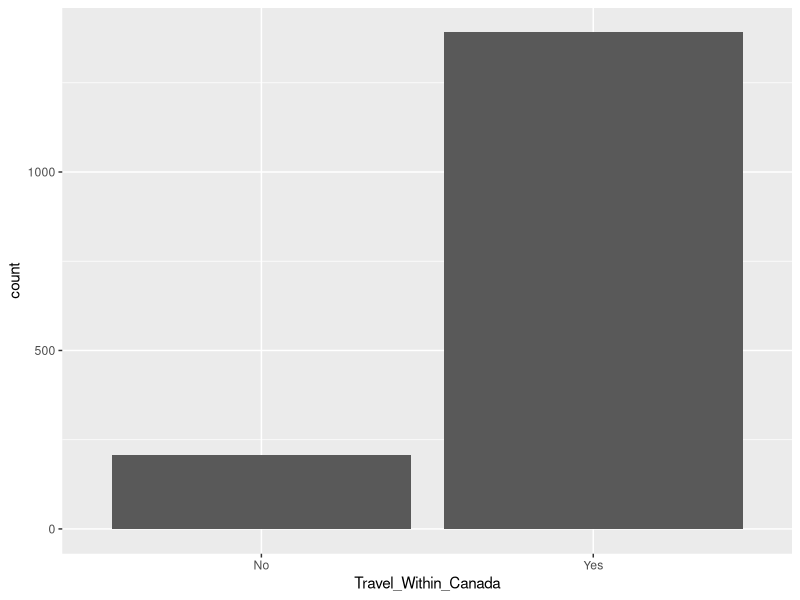
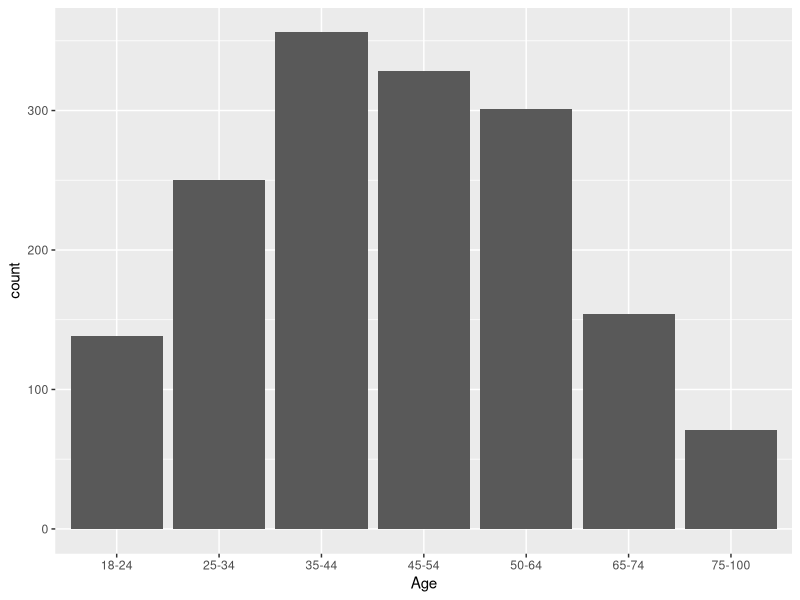
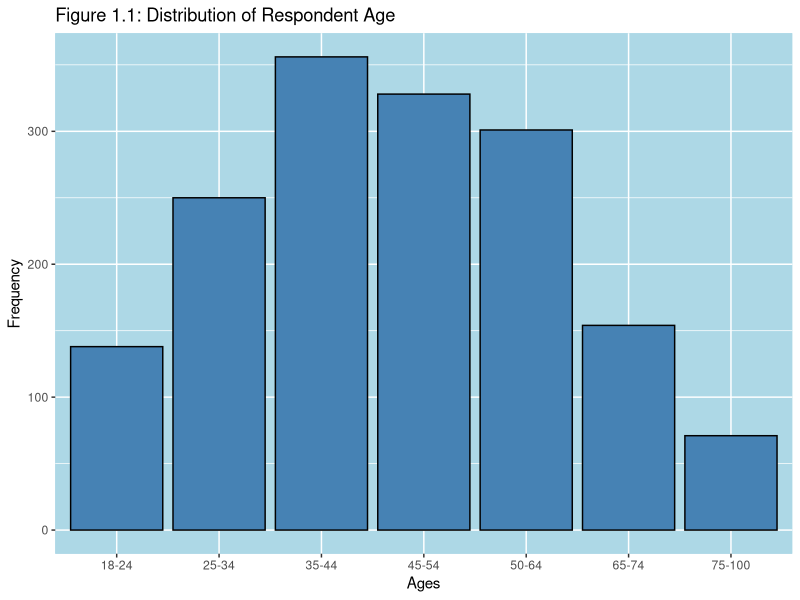
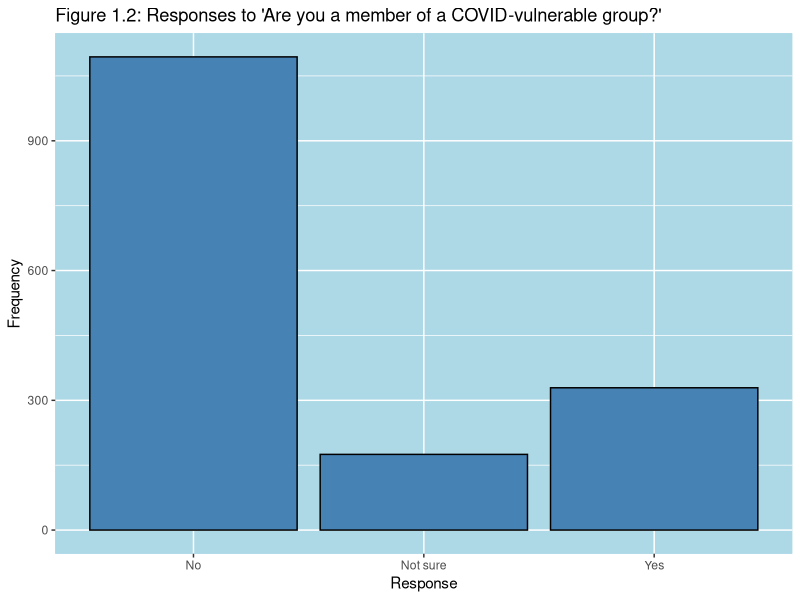
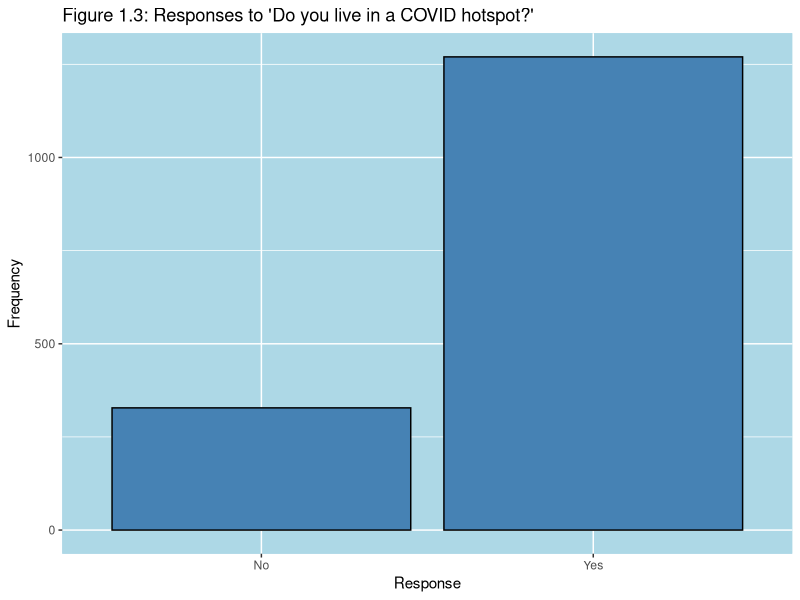
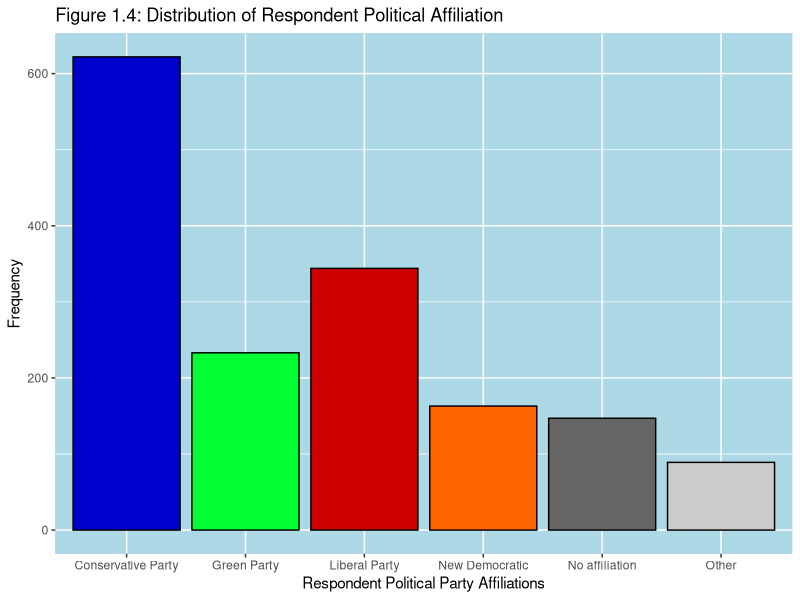
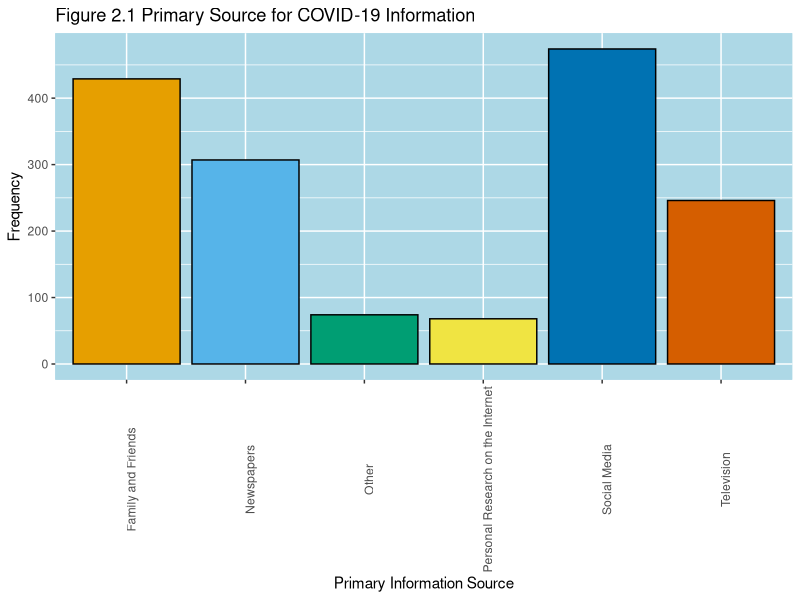
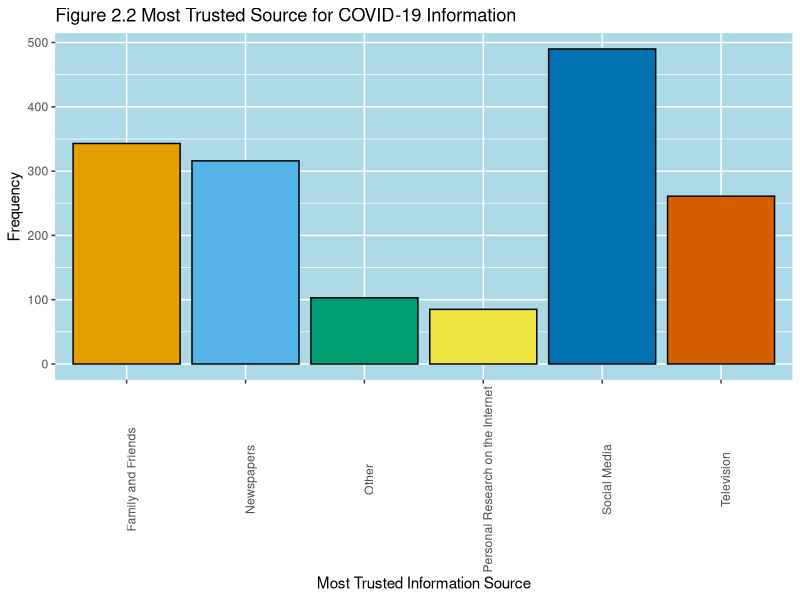

Generate these figures, in order, with R: (Note: this script raises an error after producing the figures.)
## ---- chunk 1
knitr::opts_chunk$set(echo = TRUE)
library(tidyverse)
## ---- chunk 2
#Simulating data
#We can always change the prob to fit our report
set.seed(666)

# Number of respondents to our survey
sample_size = 1598

#What is your age?
my_data <- tibble(
  Age  = sample(x = c("18-24", "25-34", "35-44", "45-54", "50-64", "65-74", "75-100"), size = sample_size, replace = TRUE, prob = c(0.1, 0.159, 0.25, 0.22, .2, 0.1, 0.05)),
  
#Are you a member of a vulnerable population?
  Vulnerable_Population = sample(x = c("Yes", "No", "Not sure"), size = sample_size, replace = TRUE, prob = c(0.2, 0.7, 0.1)),
  
  #Do you live in one of the following administrative/metropolitan regions
  Living = sample(x = c("Yes", "No"),  size = sample_size, replace = TRUE, prob = c(0.8, 0.2)),
  
  Political_Party = sample(x = c("Conservative Party",
                                 "Liberal Party",
                                 "New Democratic",
                                 "Green Party",
                                 "No affiliation", "Other"),
                           size = sample_size, replace = TRUE, 
                           prob = c(0.4, 0.20, 0.105, 0.15, 0.1, 0.05)),

  Primary_Source = sample(x = c("Social Media", "Television", "Newspapers", "Personal Research on the Internet", "Family and Friends", "Other"), size = sample_size, replace = TRUE, prob = c(0.3, 0.15, 0.2, 0.05, 0.25, 0.05)),

  Trustworthy_Source = sample(x = c("Social Media", "Television", "Newspapers", "Personal Research on the Internet", "Family and Friends", "Other"), size = sample_size, replace = TRUE, prob = c(0.3, 0.15, 0.2, 0.05, 0.25, 0.05)),
  
  Knowledgeable = sample(c(1:5), size = sample_size, replace = TRUE, prob = c(0.25, 0.15, 0.1, 0.2, 0.3)),
  
  Trust_Conservative_Party = sample(x = c("Yes", "No", "Maybe"), size = sample_size, replace = TRUE, prob = c(0.6, 0.3, 0.1)),
  
  Trust_Doug_Ford = sample(x = c("Yes", "No", "Maybe"), size = sample_size, replace = TRUE, prob = c(0.5, 0.4, 0.1)),
  
  Mask_Frequency = sample(x = c("Always", "Most of the time", "Sometimes", "Rarely", "Never"), size = sample_size, replace = TRUE, prob = c(0.25, 0.3, 0.2, 0.15, 0.1)),
  
  Social_Bubble = sample(x = c("Yes", "No"), size = sample_size, replace = TRUE, prob = c(0.7066, 0.2934)),
  
  Follow_Regulation = sample(x = c("Yes, I follow all store requirements",
                                   "Mostly",
                                   "Only ones I think will be enforced",
                                   "None"),
                             size = sample_size, replace = TRUE, 
                           prob = c(0.25, 0.25, 0.25, 0.25)),
  
  Visit_non_essentials = rpois(sample_size, 3),
  
  Travel_Within_Canada = sample(x = c("Yes", "No"), size = sample_size, replace = TRUE, prob = c(0.8674, 0.1326)), 
  
  Travel_Out_Of_Canada = sample(x = c("Yes", "No"), size = sample_size, replace = TRUE, prob = c(0.98743, 0.01257))
)
## ---- chunk 3


my_data %>% 
  ggplot(aes(x = Travel_Within_Canada)) +
  geom_bar()

my_data %>% 
  ggplot(aes(x=Age))+
  geom_bar()

## ---- chunk 4

#Graphs

#Distribution of Respondent Age Graph
my_data %>% 
  ggplot(aes(x = Age)) +
  geom_bar(colour ="black", fill="steelblue") +
  labs(x = "Ages",
       y = "Frequency",
       title = "Figure 1.1: Distribution of Respondent Age") +
  theme(panel.background = element_rect(fill = "lightblue",
                                colour = "lightblue",
                                size = 0.5, linetype = "solid"))

## ---- chunk 5

#Distribution of Vulnerable Populations
my_data %>% 
  ggplot(aes(x = Vulnerable_Population)) +
  geom_bar(colour ="black", fill="steelblue") +
  labs(x = "Response",
       y = "Frequency",
       title = "Figure 1.2: Responses to 'Are you a member of a COVID-vulnerable group?'") +
  theme(panel.background = element_rect(fill = "lightblue",
                                colour = "lightblue",
                                size = 0.5, linetype = "solid"))

## ---- chunk 6

#Distribution of Living in COVID Hotspots
my_data %>% 
  ggplot(aes(x = Living)) +
  geom_bar(colour ="black", fill="steelblue") +
  labs(x = "Response",
       y = "Frequency",
       title = "Figure 1.3: Responses to 'Do you live in a COVID hotspot?'") +
  theme(panel.background = element_rect(fill = "lightblue",
                                colour = "lightblue",
                                size = 0.5, linetype = "solid"))
## ---- chunk 7
# Colour palette

partyPalette <- c("#0000CC", "#00FF33", "#CC0000", "#FF6600", "#666666", "#CCCCCC")

#Distribution of Political Affiliation
my_data %>% 
  ggplot(aes(x = Political_Party)) +
  geom_bar(colour ="black", fill=partyPalette) +
  labs(x = "Respondent Political Party Affiliations",
       y = "Frequency",
       title = "Figure 1.4: Distribution of Respondent Political Affiliation") +
  theme(panel.background = element_rect(fill = "lightblue",
                                colour = "lightblue",
                                size = 0.5, linetype = "solid"))
## ---- chunk 8
# Colour palette

cbPalette <- c("#E69F00", "#56B4E9", "#009E73", "#F0E442", "#0072B2", "#D55E00")

#Distribution of Primary Sources
my_data %>% 
  ggplot(aes(x = Primary_Source)) +
  geom_bar(colour ="black", fill=cbPalette) +
  labs(x = "Primary Information Source",
       y = "Frequency",
       title = "Figure 2.1 Primary Source for COVID-19 Information") +
  theme(axis.text.x=element_text(angle=90), 
        panel.background = element_rect(fill = "lightblue",
                                colour = "lightblue",
                                size = 0.5, linetype = "solid"))

## ---- chunk 9

#Distribution of Most Trusted source
my_data %>% 
  ggplot(aes(x = Trustworthy_Source)) +
  geom_bar(colour ="black", fill=cbPalette) +
  labs(x = "Most Trusted Information Source",
       y = "Frequency",
       title = "Figure 2.2 Most Trusted Source for COVID-19 Information") +
  theme(axis.text.x=element_text(angle=90), 
        panel.background = element_rect(fill = "lightblue",
                                colour = "lightblue",
                                size = 0.5, linetype = "solid"))


## ---- chunk 10

#Distribution of Confidence
my_data %>% 
  ggplot(aes(x = Knowledgeable)) +
  geom_bar(colour ="black", fill="steelblue") +
  labs(x = "Confidence",
       y = "Frequency",
       title = "Figure 2.3: Respondent Knowledgeability Levels in COVID-19 Awareness") +
  theme(panel.background = element_rect(fill = "lightblue",
                                colour = "lightblue",
                                size = 0.5, linetype = "solid"))
## ---- chunk 11
#Trust in Conservative Party
my_data %>% 
  ggplot(aes(x = Trust_Conservative_Party)) +
  geom_bar(colour ="black", fill="steelblue") +
  labs(x = "Response",
       y = "Frequency",
       title = "Figure 2.4: 'Do you trust the OPC to handle the COVID-19 response?'") +
  theme(panel.background = element_rect(fill = "lightblue",
                                colour = "lightblue",
                                size = 0.5, linetype = "solid"))
## ---- chunk 12

#Trust in Doug Ford
my_data %>% 
  ggplot(aes(x = Trust_Doug_Ford)) +
  geom_bar(colour ="black", fill="steelblue") +
  labs(x = "Response",
       y = "Frequency",
       title = "Figure 2.5: Do you trust Doug Ford to handle the COVID-19 response?'") +
  theme(panel.background = element_rect(fill = "lightblue",
                                colour = "lightblue",
                                size = 0.5, linetype = "solid"))

## ---- chunk 13
knitr::include_graphics("Surveyquestions1.png")
knitr::include_graphics("Surveyquestions2.png")
knitr::include_graphics("Surveyquestions3.png")
knitr::include_graphics("Surveyquestions4.png")
knitr::include_graphics("Surveyquestions5.png")
knitr::include_graphics("Surveyquestions6.png")
knitr::include_graphics("Surveyquestions7.png")
